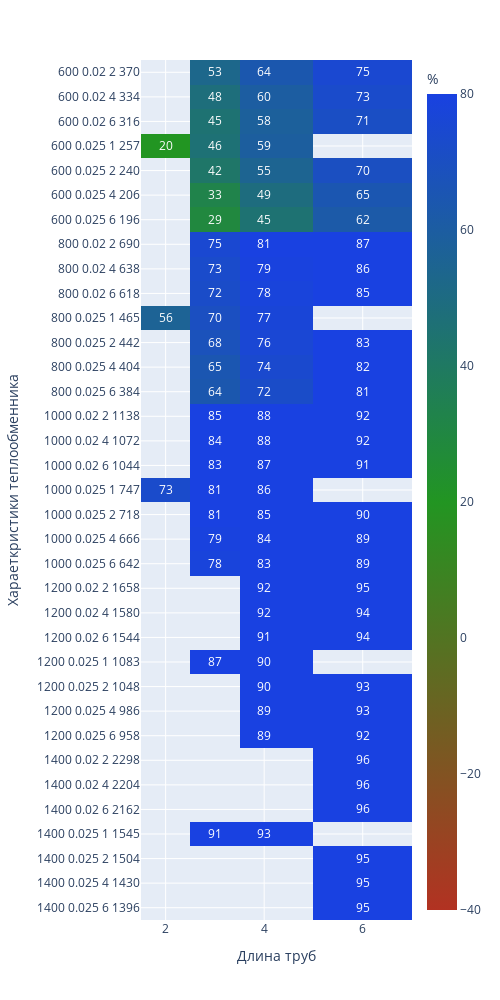

Notebook code cell kept with this figure:
### Markdown cell above
В испарителе испаряется жидкость из нижней части колонны (мольный состав паров аналогичен составу кубового остатка). В коржухотрубчатых испарителях в трубном пространстве кипит жидкость, а в межтрубном пространстве может быть жидкий, газообразный, парообразный, парогазовый или парожидкостной теплоноситель. Согласно ГОСТ 15119-79 эти теплообменники могут быть только ВЕРТИКАЛЬНЫМИ и ОДНОХОДОВЫМИ с трубками диаметром 25х2 мм.

### Code cell
evaporator_table = pd.read_excel('tables/Параметры кожухотрубчатых испарителей и конденсаторов по ГОСТ15119-79 и ГОСТ 5121-79.xlsx',
                   header=[2])

exclude_list = ['d труб, мм']
evaporator_table[exclude_list] = evaporator_table[exclude_list].apply(eq.get_diameter)
heaters = eq.calculate_equipment(
        evaporator_table,
        aqua_vapor_saturation_by_pressure,
        aqua_liquid_saturation,
        aqua_vapor_saturation,
        balance,
        properties,
        FEED_TEMPERATURE,
        thermal_balance,
        Ropt,
        EQ_NAME = 'испаритель',
        AQ_PRESSURE = 3)

fig = px.imshow(
    round(heaters),
    labels=dict(x="Длина труб", y="Хараеткристики теплообменника", color=" %"),
    range_color=[-40,80],
    color_continuous_scale=["rgb(178, 50, 34)", "rgb(34, 149, 34)", "rgb(25, 65, 225)"],
    x=heaters.columns,
    y=heaters.index,
    text_auto=True, aspect="auto",
    width=500,
    height=1000
            )
fig.show()

### Figure 1 — Plotly figure (JSON) as saved in the notebook; plotly's stock layout.template omitted (floating-point values rounded to 4 significant figures; data arrays with more than 128 entries replaced by an {"elided": "..."} marker saying what was removed)
{"data": [{"coloraxis": "coloraxis", "hovertemplate": "Длина труб: %{x}<br>Хараеткристики теплообменника: %{y}<br> %: %{z}<extra></extra>", "name": "0", "texttemplate": "%{z}", "type": "heatmap", "x": [2, 3, 4, 6], "xaxis": "x", "y": ["600 0.02 2 370", "600 0.02 4 334", "600 0.02 6 316", "600 0.025 1 257", "600 0.025 2 240", "600 0.025 4 206", "600 0.025 6 196", "800 0.02 2 690", "800 0.02 4 638", "800 0.02 6 618", "800 0.025 1 465", "800 0.025 2 442", "800 0.025 4 404", "800 0.025 6 384", "1000 0.02 2 1138", "1000 0.02 4 1072", "1000 0.02 6 1044", "1000 0.025 1 747", "1000 0.025 2 718", "1000 0.025 4 666", "1000 0.025 6 642", "1200 0.02 2 1658", "1200 0.02 4 1580", "1200 0.02 6 1544", "1200 0.025 1 1083", "1200 0.025 2 1048", "1200 0.025 4 986", "1200 0.025 6 958", "1400 0.02 2 2298", "1400 0.02 4 2204", "1400 0.02 6 2162", "1400 0.025 1 1545", "1400 0.025 2 1504", "1400 0.025 4 1430", "1400 0.025 6 1396"], "yaxis": "y", "z": {"elided": "35x4 int values"}}], "layout": {"coloraxis": {"cmax": 80, "cmin": -40, "colorbar": {"title": {"text": " %"}}, "colorscale": [[0, "rgb(178, 50, 34)"], [0.5, "rgb(34, 149, 34)"], [1, "rgb(25, 65, 225)"]]}, "height": 1000, "margin": {"t": 60}, "width": 500, "xaxis": {"anchor": "y", "domain": [0, 1], "title": {"text": "Длина труб"}}, "yaxis": {"anchor": "x", "autorange": "reversed", "domain": [0, 1], "title": {"text": "Хараеткристики теплообменника"}}}}
